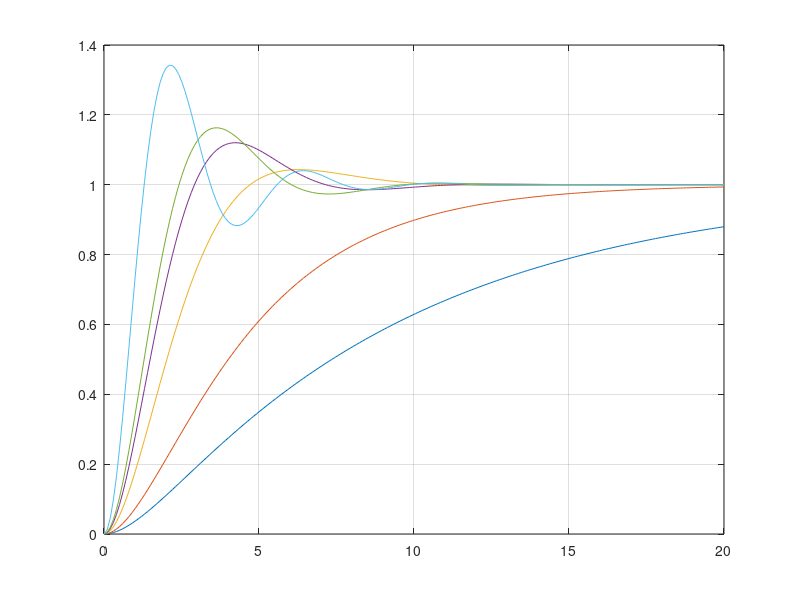

This chart was generated by the following MATLAB code: (Note: this script raises an error after producing the figure.)
T = 1;
k = [0.1 0.2 0.5 0.8 1 2.4]
t = linspace(0,20,200)
num = 1;
den = conv([1,0],[T,1])
for j = 1:6
    s1 = tf(num * k(j),den)
    sys = feedback(s1,1)
    y(:,j) = step(sys,t)
end
plot(t,y(:,1:6))
grid on
gtext('k = 0.1','linewideth',1.5,'fontsize',10)
gtext('k = 0.2','linewideth',1.5,'fontsize',10)
gtext('k = 0.5','linewideth',1.5,'fontsize',10)
gtext('k = 0.8','linewideth',1.5,'fontsize',10)
gtext('k = 1.0','linewideth',1.5,'fontsize',10)
gtext('k = 2.4','linewideth',1.5,'fontsize',10)